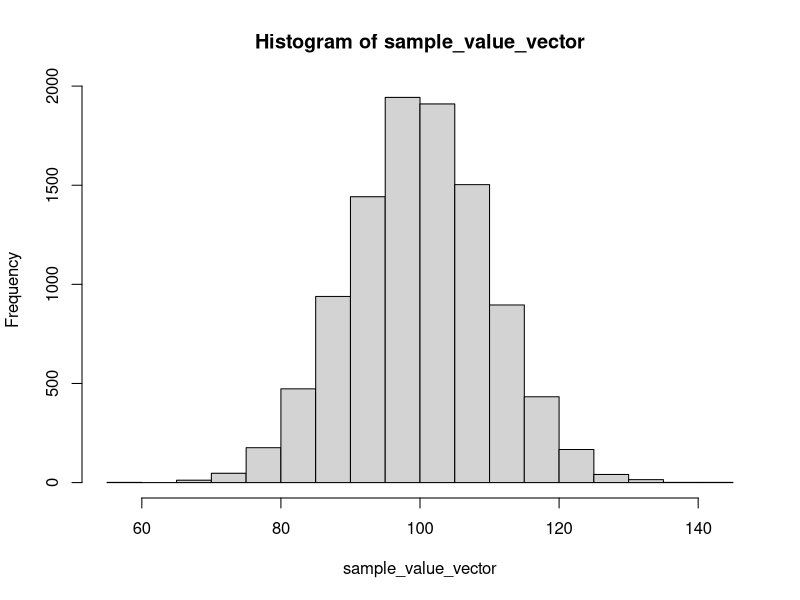

Reproduce this figure in R.
## ---- chunk 1
library(knitr)

knitr::opts_chunk$set(
  comment = "#>",
  fig.path = "figures/08/", # use only for single Rmd files
  collapse = TRUE,
  echo = TRUE
)

# keep the resulting html the same since sampling is used later on in the lesson
set.seed(42)
## ---- chunk 2
# Number of trials to run -- more is generally better
n_trials <- 10000

# Vector to store results in
sample_value_vector <- c()

# Simulation parameters
sim_mean <- 100
sim_sd <- 10

# Loop, compute, accrue
for (trial in 1:n_trials)
{
  # Compute -- IRL can be 1000s of lines of code here
  sample_value <- rnorm(1, sim_mean, sim_sd)
  
  # Accrue results, using the loop driver to add each
  # value on to the end of the vector
  sample_value_vector[trial] <- sample_value
}


# At the end of the for loop, we have 10,000 values
# gathered in sample_value_vector, and we can plot them
# to confirm that they are, in fact, distributed normally

hist(sample_value_vector)
## ---- chunk 3
rock_paper_scissors <- function()
{
  # Vector of the three possible moves
  moves <- c("rock", "paper", "scissors")
  
  # Randomly select a move for Bob
  bob_move <- sample(moves,1)
  
  # Randomly select a move for Fred
  fred_move <- sample(moves,1)
  
  
  # Work through the game win conditions
  if (bob_move == fred_move){
    winner = "draw"
  }
  
  if( bob_move == "rock"){
    if (fred_move == "paper"){
      winner = "fred"
    }
    if (fred_move == "scissors"){
      winner = "bob"
    }
      
  }
  
  if (bob_move == "paper"){
    if (fred_move == "rock"){
      winner = "bob"
    }
    if (fred_move == "scissors"){
      winner = "fred"
    }
  }
  
  if (bob_move == "scissors") {
    if (fred_move == "rock"){
      winner = "fred"
    }
    if (fred_move == "paper"){
      winner = "bob"
    }
  }
  
  # Return the winner
  return(winner)
} # end rock_paper_scissors

## ---- chunk 4
# Number of trials to run -- more is usually better
n_trials <- 100000

# Vector to accrue results
game_result_vector <- c()

# Loop
for (i in 1:n_trials)
{
  # Compute the winner
  game_result <- rock_paper_scissors()
  
  # Accrue
  game_result_vector[i] <- game_result
}


# At the end of the for loop, we have 100,000 game results.
# We can find the frequency distribution of these categorical
# data using function table

fd <- table(game_result_vector)
print(fd)


